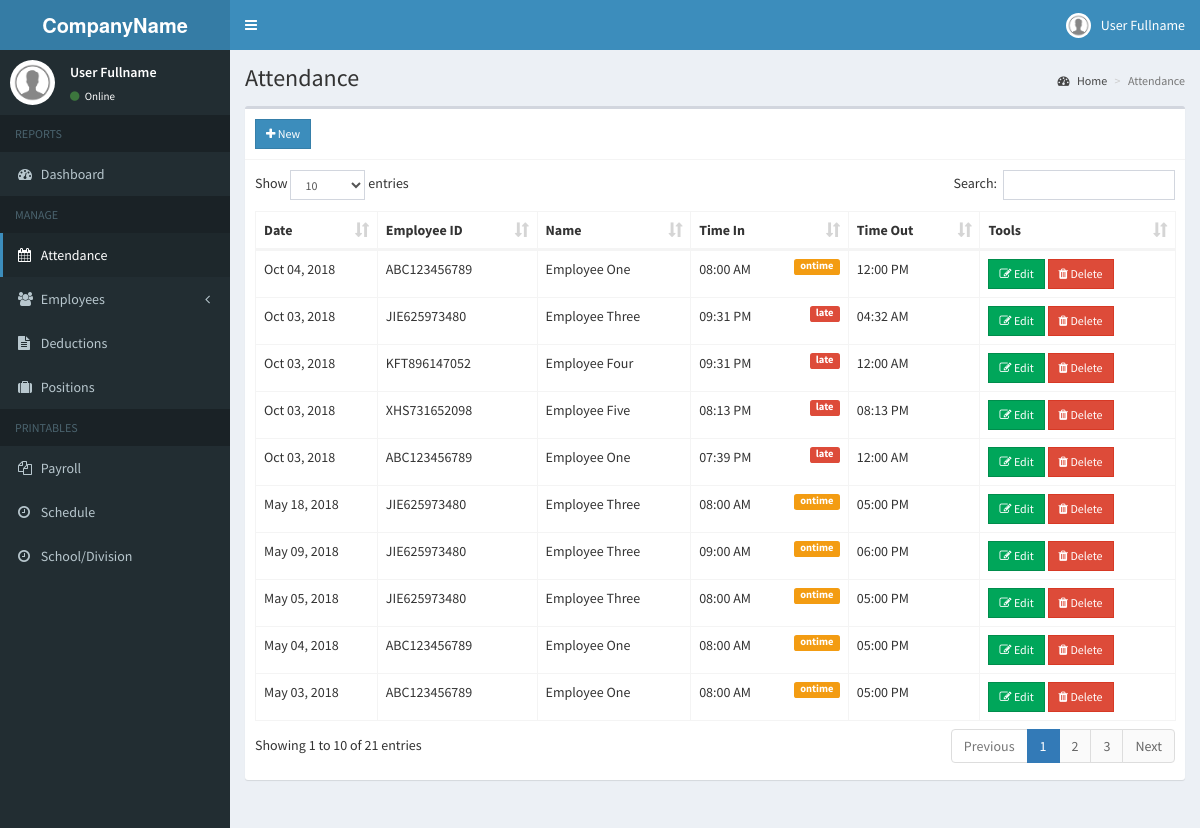
The app's page /admin/attendance.php (signed in) with its own data.
### tables this page shows
CREATE TABLE `attendance` (
  `id` int(11) NOT NULL,
  `employee_id` int(11) NOT NULL,
  `date` date NOT NULL,
  `time_in` time NOT NULL,
  `status` int(1) NOT NULL,
  `time_out` time NOT NULL,
  `num_hr` double NOT NULL
);

CREATE TABLE `employees` (
  `id` int(11) NOT NULL,
  `employee_id` varchar(15) NOT NULL,
  `school_id` varchar(200) NOT NULL,
  `firstname` varchar(50) NOT NULL,
  `lastname` varchar(50) NOT NULL,
  `address` text NOT NULL,
  `birthdate` date NOT NULL,
  `contact_info` varchar(100) NOT NULL,
  `gender` varchar(10) NOT NULL,
  `position_id` int(11) NOT NULL,
  `schedule_id` int(11) NOT NULL,
  `photo` varchar(200) NOT NULL,
  `created_on` date NOT NULL
);

### admin/includes/session.php (called while the page is built, shortened)
<?php
	include 'includes/conn.php';
	$sql = "SELECT * FROM admin WHERE id = '".$_SESSION['admin']."'";
	$query = $conn->query($sql);
	$user = $query->fetch_assoc();
?>

### admin/attendance.php (the view, shortened to what this page needs)
<?php include 'includes/session.php'; ?>
<?php include 'includes/header.php'; ?>
<body class="hold-transition skin-blue sidebar-mini">
<div class="wrapper">
  <?php include 'includes/navbar.php'; ?>
  <?php include 'includes/menubar.php'; ?>
  <div class="content-wrapper">
    <section class="content-header">
      <h1>
        Attendance
      </h1>
      <ol class="breadcrumb">
        <li><a href="#"><i class="fa fa-dashboard"></i> Home</a></li>
        <li class="active">Attendance</li>
      </ol>
    </section>
    <section class="content">
      <div class="row">
        <div class="col-xs-12">
          <div class="box">
            <div class="box-header with-border">
              <a href="#addnew" data-toggle="modal" class="btn btn-primary btn-sm btn-flat"><i class="fa fa-plus"></i> New</a>
            </div>
            <div class="box-body">
              <table id="example1" class="table table-bordered">
                <thead>
                  <th>Date</th>
                  <th>Employee ID</th>
                  <th>Name</th>
                  <th>Time In</th>
                  <th>Time Out</th>
                  <th>Tools</th>
                </thead>
                <tbody>
                  <?php
                    $sql = "SELECT *, employees.employee_id AS empid, attendance.id AS attid FROM attendance LEFT JOIN employees ON employees.id=attendance.employee_id ORDER BY attendance.date DESC, attendance.time_in DESC";
                    $query = $conn->query($sql);
                    while($row = $query->fetch_assoc()){
                      $status = ($row['status'])?'<span class="label label-warning pull-right">ontime</span>':'<span class="label label-danger pull-right">late</span>';
                      echo "
                        <tr>
                          <td class='hidden'></td>
                          <td>".date('M d, Y', strtotime($row['date']))."</td>
                          <td>".$row['empid']."</td>
                          <td>".$row['firstname'].' '.$row['lastname']."</td>
                          <td>".date('h:i A', strtotime($row['time_in'])).$status."</td>
                          <td>".date('h:i A', strtotime($row['time_out']))."</td>
                          <td>
                            <button class='btn btn-success btn-sm btn-flat edit' data-id='".$row['attid']."'><i class='fa fa-edit'></i> Edit</button>
                            <button class='btn btn-danger btn-sm btn-flat delete' data-id='".$row['attid']."'><i class='fa fa-trash'></i> Delete</button>
                          </td>
                        </tr>
                      ";
                    }
                  ?>
                </tbody>
              </table>
            </div>
          </div>
        </div>
      </div>
    </section>
  </div>
</div>
</body>
</html>

### admin/includes/header.php (shortened to what this page needs)
<!DOCTYPE html>
<html>
<head>
  	<link rel="stylesheet" href="../bower_components/bootstrap/dist/css/bootstrap.min.css">
  	<link rel="stylesheet" href="../bower_components/font-awesome/css/font-awesome.min.css">
  	<link rel="stylesheet" href="../bower_components/Ionicons/css/ionicons.min.css">
    <link rel="stylesheet" href="../dist/css/AdminLTE.min.css">
    <link rel="stylesheet" href="../bower_components/datatables.net-bs/css/dataTables.bootstrap.min.css">
    <link rel="stylesheet" href="../bower_components/bootstrap-daterangepicker/daterangepicker.css">
    <link rel="stylesheet" href="../plugins/timepicker/bootstrap-timepicker.min.css">
    <link rel="stylesheet" href="../bower_components/bootstrap-datepicker/dist/css/bootstrap-datepicker.min.css">
    <link rel="stylesheet" href="../dist/css/skins/_all-skins.min.css">
</head>

### admin/includes/navbar.php (shortened to what this page needs)
<header class="main-header">
    <a href="index2.html" class="logo">
      <span class="logo-lg"><b>CompanyName</b></span>
    </a>
    <nav class="navbar navbar-static-top">
      <a href="#" class="sidebar-toggle" data-toggle="push-menu" role="button">
      </a>
      <div class="navbar-custom-menu">
        <ul class="nav navbar-nav">
          <li class="dropdown user user-menu">
            <a href="#" class="dropdown-toggle" data-toggle="dropdown">
              <img src="<?php echo (!empty($user['photo'])) ? '../images/'.$user['photo'] : '../images/profile.jpg'; ?>" class="user-image" alt="User Image">
              <span class="hidden-xs"><?php echo $user['firstname'].' '.$user['lastname']; ?></span>
            </a>
          </li>
        </ul>
      </div>
    </nav>
  </header>

### admin/includes/menubar.php (shortened to what this page needs)
<aside class="main-sidebar">
    <section class="sidebar">
      <div class="user-panel">
        <div class="pull-left image">
          <img src="<?php echo (!empty($user['photo'])) ? '../images/'.$user['photo'] : '../images/profile.jpg'; ?>" class="img-circle" alt="User Image">
        </div>
        <div class="pull-left info">
          <p><?php echo $user['firstname'].' '.$user['lastname']; ?></p>
          <a><i class="fa fa-circle text-success"></i> Online</a>
        </div>
      </div>
      <ul class="sidebar-menu" data-widget="tree">
        <li class="header">REPORTS</li>
        <li class=""><a href="home.php"><i class="fa fa-dashboard"></i> <span>Dashboard</span></a></li>
        <li class="header">MANAGE</li>
        <li><a href="attendance.php"><i class="fa fa-calendar"></i> <span>Attendance</span></a></li>
        <li class="treeview">
          <a href="#">
            <i class="fa fa-users"></i>
            <span>Employees</span>
            <span class="pull-right-container">
              <i class="fa fa-angle-left pull-right"></i>
            </span>
          </a>
        </li>
        <li><a href="deduction.php"><i class="fa fa-file-text"></i> Deductions</a></li>
        <li><a href="position.php"><i class="fa fa-suitcase"></i> Positions</a></li>
        <li class="header">PRINTABLES</li>
        <li><a href="payroll.php"><i class="fa fa-files-o"></i> <span>Payroll</span></a></li>
        <li><a href="schedule_employee.php"><i class="fa fa-clock-o"></i> <span>Schedule</span></a></li>
        <li><a href="school.php"><i class="fa fa-clock-o"></i> <span>School/Division</span></a></li>
      </ul>
    </section>
  </aside>

### records on screen
attendance: date "Oct 04, 2018", employee.employee_id "ABC123456789", employee.firstname "Employee", employee.lastname "One", time_in "08:00 AM", status "ontime", time_out "12:00 PM"
attendance: date "Oct 03, 2018", employee.employee_id "JIE625973480", employee.firstname "Employee", employee.lastname "Three", time_in "09:31 PM", status "late", time_out "04:32 AM"
attendance: date "Oct 03, 2018", employee.employee_id "KFT896147052", employee.firstname "Employee", employee.lastname "Four", time_in "09:31 PM", status "late", time_out "12:00 AM"
attendance: date "Oct 03, 2018", employee.employee_id "XHS731652098", employee.firstname "Employee", employee.lastname "Five", time_in "08:13 PM", status "late", time_out "08:13 PM"
attendance: date "Oct 03, 2018", employee.employee_id "ABC123456789", employee.firstname "Employee", employee.lastname "One", time_in "07:39 PM", status "late", time_out "12:00 AM"
attendance: date "May 18, 2018", employee.employee_id "JIE625973480", employee.firstname "Employee", employee.lastname "Three", time_in "08:00 AM", status "ontime", time_out "05:00 PM"
attendance: date "May 09, 2018", employee.employee_id "JIE625973480", employee.firstname "Employee", employee.lastname "Three", time_in "09:00 AM", status "ontime", time_out "06:00 PM"
attendance: date "May 05, 2018", employee.employee_id "JIE625973480", employee.firstname "Employee", employee.lastname "Three", time_in "08:00 AM", status "ontime", time_out "05:00 PM"
attendance: date "May 04, 2018", employee.employee_id "ABC123456789", employee.firstname "Employee", employee.lastname "One", time_in "08:00 AM", status "ontime", time_out "05:00 PM"
attendance: date "May 03, 2018", employee.employee_id "ABC123456789", employee.firstname "Employee", employee.lastname "One", time_in "08:00 AM", status "ontime", time_out "05:00 PM"

### other values on screen
$user['firstname'] "User"
$user['lastname'] "Fullname"
